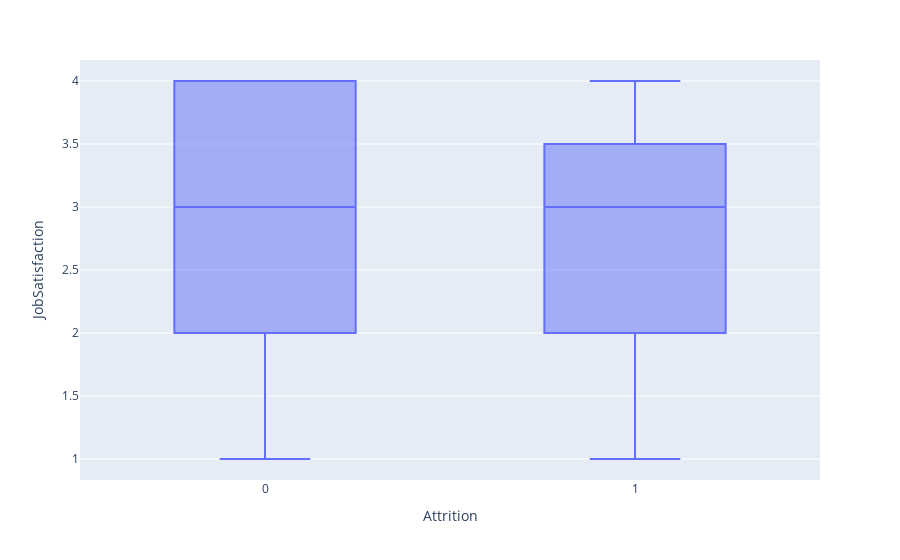

Source (notebook cell):
### Code cell
fig = px.box(df, x = 'Attrition',y = 'JobSatisfaction')
fig.show()
plt.savefig('10.png')

### Figure 1 — Plotly figure (JSON) as saved in the notebook; plotly's stock layout.template omitted (floating-point values rounded to 4 significant figures; data arrays with more than 128 entries replaced by an {"elided": "..."} marker saying what was removed)
{"data": [{"alignmentgroup": "True", "hovertemplate": "Attrition=%{x}<br>JobSatisfaction=%{y}<extra></extra>", "legendgroup": "", "marker": {"color": "#636efa"}, "name": "", "notched": false, "offsetgroup": "", "orientation": "v", "showlegend": false, "type": "box", "x": {"elided": "1677 int values"}, "x0": " ", "xaxis": "x", "y": {"elided": "1677 int values"}, "y0": " ", "yaxis": "y"}], "layout": {"boxmode": "group", "legend": {"tracegroupgap": 0}, "margin": {"t": 60}, "xaxis": {"anchor": "y", "domain": [0, 1], "title": {"text": "Attrition"}}, "yaxis": {"anchor": "x", "domain": [0, 1], "title": {"text": "JobSatisfaction"}}}}
